Frame 1 (no input): blank canvas, image omitted
Frame 60 (the mouse pressed at the canvas centre just before this capture): blank canvas, image omitted
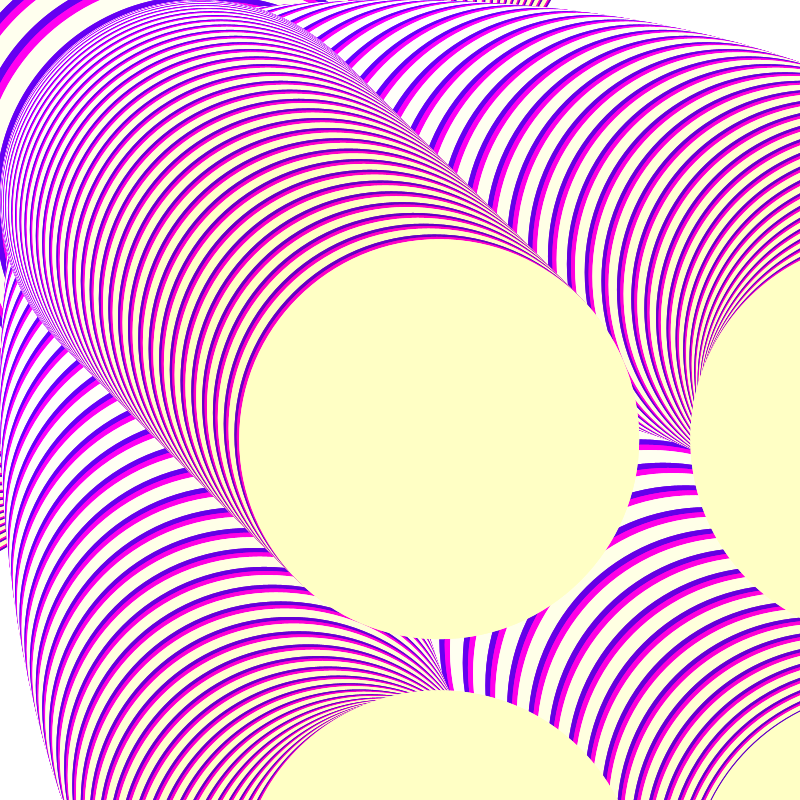
Frame 120 (the mouse held since frame 60 and released just before this capture)

The Processing sketch whose frames 1 and 60 were blank and that drew this single picture after the mouse press (run headless with seeded random() and noise(); from frame 60 on, the mouse is pressed at the canvas centre):

// Processing sketch: processing_53086
// ── processing_53086.pde

//Kelly Fadem Homework 5 2/21/12


float x,y,angle;

void setup(){
  size(800,800);
  x = 0;
  y = 0;
  angle = 0;
  smooth();
  background(255);
}

void draw(){
  noStroke();
  float glowLight = cos(cos((radians(angle++))));
  glowLight = map(glowLight, -1,1,0,255);
  for (int i = 0; i <800; i = i=i+i){
  fill(i+=100, i-mouseY, glowLight);
  x = cos(radians(angle)) * 500 + width/2;
  y = sin(radians(angle)) * 200 + height/2;
  ellipse(x, y, mouseX, mouseY);
  ellipse(y, x, mouseY, mouseX);
  ellipse(x, y, mouseY, mouseX);
  ellipse(y, x, mouseX, mouseY);
  ellipse(x, x, mouseX, mouseY);
  ellipse(y, y, mouseY, mouseX);
  ellipse(x, x, mouseY, mouseX);
  ellipse(y, y, mouseX, mouseY);
  angle+=.7;
  }
}
